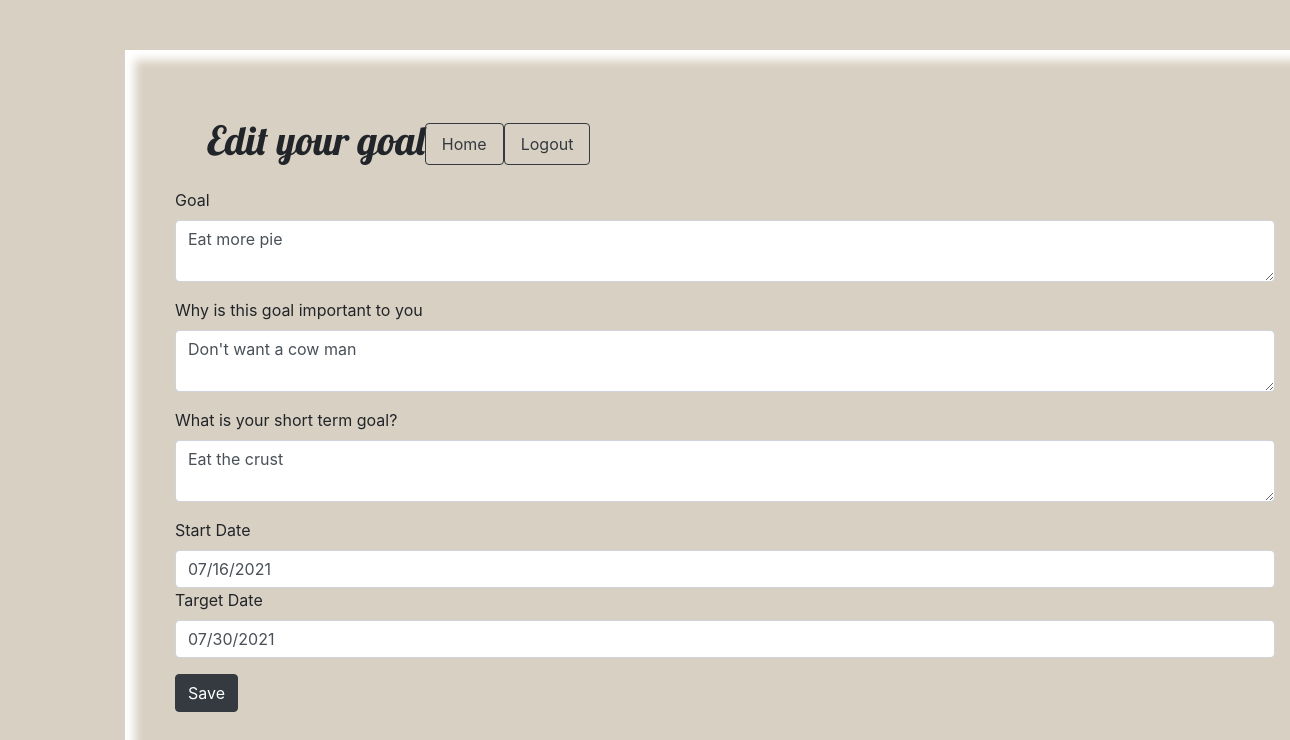
Screenshot of /1/editgoal (signed in) with the database file from the repository.
### goal_app/models.py (models this page shows, shortened)
class Goal(models.Model):
    goal = models.CharField(max_length=255)
    desc= models.CharField(max_length=255)
    short_term= models.CharField(max_length=255)
    start_date=models.DateField(auto_now=False,default='null')
    target_date=models.DateField(auto_now=False, default='null')
    tasks = models.ManyToManyField(User, related_name="tasks_for_goal")
    added_by = models.ForeignKey(User, related_name="users_goal",on_delete=models.CASCADE,null= True)
    completed_goal= models.BooleanField(default=False, null=True )
    completed_goal_date=models.DateField(default=None, null=True)
    created_at = models.DateTimeField(auto_now_add=True)
    updated_at = models.DateTimeField(auto_now=True)
    objects= GoalManager()

### goal_app/views.py (the view)
# urls.py: path('<int:goal_id>/editgoal',views.editgoal),
def editgoal(request, goal_id):
    this_goal = Goal.objects.get(id=goal_id)
    context = {
        'current_user': User.objects.get(id=request.session['user_id']),
        'goal': this_goal
    }
    return render(request, "edit.html", context)

### goal_app/templates/edit.html (shortened to what this page needs)
{% load bootstrap4 %}
<!DOCTYPE html>
<html lang="en">
<head>
    <link rel="stylesheet" href="https://stackpath.bootstrapcdn.com/bootstrap/4.5.2/css/bootstrap.min.css"
>
    <link rel="stylesheet" type="text/css"
        href="https://cdnjs.cloudflare.com/ajax/libs/twitter-bootstrap/4.3.1/css/bootstrap.css">
    <link rel="stylesheet" type="text/css"
        href="https://cdnjs.cloudflare.com/ajax/libs/bootstrap-datepicker/1.9.0/css/bootstrap-datepicker.css">
    <script src="https://stackpath.bootstrapcdn.com/bootstrap/4.3.1/js/bootstrap.min.js"></script> {% load static %}
    <link rel="stylesheet" href="{% static 'css/style.css' %}">
</head>
<body>
    <div class="container">
        <div class="container-fluid">
            <div class="navbar text-center  ">
                <nav class="navbar">
                    <h1 id="title">Edit your goal </h1>
                    <a class="nav-link btn btn-outline-dark" href="/homepage">Home </a>
                    <a class="nav-link btn btn-outline-dark" href="/logout">Logout</a>
                </nav>
            </div>
            <form action="/{{user.id}}/updateprofile" method="POST">
                <div class=" form-group">
                    <label for="goal">Goal</label>
                    <textarea name="goal" cols="50" rows="2" class="form-control" autocomplete="off"value="">{{ goal.goal }}</textarea>
                </div>
                <div class=" form-group">
                    <label for="why">Why is this goal important to you</label>
                    <textarea name="why" cols="50" rows="2" class="form-control"autocomplete="off" value="">{{ goal.desc }}</textarea>
                </div>
                <div class=" form-group">
                    <label for="short">What is your short term goal?</label>
                    <textarea name="short" cols="50" rows="2" class="form-control"autocomplete="off"
                        value="">{{ goal.short_term }}</textarea>
                </div>
                <div class=" form-group">
                    <label for="starttime">Start Date</label>
                    <input type="text" name="starttime" class="form-control datepicker"autocomplete="off" value="{{goal.start_date|date:'m/d/Y'}}" required>
                    <label for="target_date">Target Date</label>
                    <input type="text" name="target_date" class="form-control datepicker"autocomplete="off" value="{{goal.target_date|date:'m/d/Y'}}" required>
                </div>
                <div class=" form-group">
                    <button class="btn btn-dark">Save</button>
            </form>
        </div>
    </div>
</body>
</html>

### goal_app/static/css/style.css (style rules this page uses)
body { background-color:#D8D0C2; ; background-image: url(../css/img/background6.jpg); background-size: cover; }
.container-fluid { box-shadow: inset 0 0 10px 10px #ffffff; padding:50px;width: 1200px; }
.container { padding: 50px; }
#title { font-family: 'Lobster', cursive; }

### rows the page displays
Goal: goal "Eat more pie", why "Don't want a cow man", short "Eat the crust", starttime "07/16/2021", target_date "07/30/2021"
